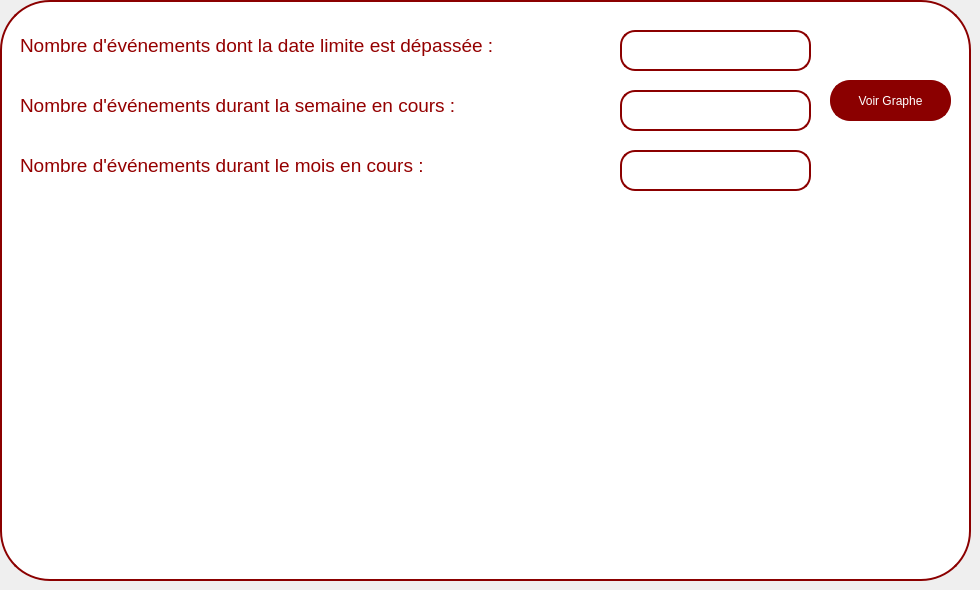
       <widget class="QWidget" name="page_3">
        <widget class="QPushButton" name="retourevents1_2">
         <property name="geometry">
          <rect>
           <x>830</x>
           <y>80</y>
           <width>121</width>
           <height>41</height>
          </rect>
         </property>
         <property name="styleSheet">
          <string notr="true">
QPushButton {
    background-color: darkred;
    color: white;
    border: 2px solid darkred;
    border-radius: 20px; 
    padding: 10px; 
}

QPushButton:hover {
    background-color: red; 
}

QLineEdit {
    border: 2px solid darkred;
    border-radius: 15px; 
    padding: 5px; 
    color: white;
}

QLineEdit:focus {
    border: 2px solid darkred;
    border-radius: 15px; 
    padding: 5px; 
    color: white;
}
</string>
         </property>
         <property name="text">
          <string>Voir Graphe</string>
         </property>
        </widget>
        <widget class="QPushButton" name="pushButton_43">
         <property name="geometry">
          <rect>
           <x>0</x>
           <y>0</y>
           <width>971</width>
           <height>581</height>
          </rect>
         </property>
         <property name="styleSheet">
          <string notr="true">QPushButton {
    background-color: white;
    color: darkred;
    border: 2px solid darkred;
    border-radius: 50px;
    padding: 10px;
}</string>
         </property>
         <property name="text">
          <string/>
         </property>
        </widget>
        <widget class="QLabel" name="label_33">
         <property name="geometry">
          <rect>
           <x>20</x>
           <y>30</y>
           <width>591</width>
           <height>31</height>
          </rect>
         </property>
         <property name="font">
          <font>
           <pointsize>14</pointsize>
          </font>
         </property>
         <property name="styleSheet">
          <string notr="true">color: rgb(148, 0, 0);</string>
         </property>
         <property name="text">
          <string>Nombre d'événements dont la date limite est dépassée :</string>
         </property>
        </widget>
        <widget class="QLineEdit" name="lineEdit_20">
         <property name="geometry">
          <rect>
           <x>620</x>
           <y>30</y>
           <width>191</width>
           <height>41</height>
          </rect>
         </property>
         <property name="styleSheet">
          <string notr="true">QLineEdit {
    border: 2px solid darkred;
    border-radius: 15px; /* Make it larger for a circular shape */
    padding: 5px; /* Adjust as needed */
    color: grey;
}

QLineEdit:focus {
    border: 2px solid darkred;
    border-radius: 15px; /* Make it larger for a circular shape */
    padding: 5px; /* Adjust as needed */
    color: grey;
}</string>
         </property>
         <property name="text">
          <string/>
         </property>
         <property name="readOnly">
          <bool>true</bool>
         </property>
        </widget>
        <widget class="QLabel" name="label_32">
         <property name="geometry">
          <rect>
           <x>20</x>
           <y>90</y>
           <width>551</width>
           <height>31</height>
          </rect>
         </property>
         <property name="font">
          <font>
           <pointsize>14</pointsize>
          </font>
         </property>
         <property name="styleSheet">
          <string notr="true">color: rgb(148, 0, 0);</string>
         </property>
         <property name="text">
          <string>Nombre d'événements durant la semaine en cours :</string>
         </property>
        </widget>
        <widget class="QLineEdit" name="lineEdit_19">
         <property name="geometry">
          <rect>
           <x>620</x>
           <y>90</y>
           <width>191</width>
           <height>41</height>
          </rect>
         </property>
         <property name="styleSheet">
          <string notr="true">QLineEdit {
    border: 2px solid darkred;
    border-radius: 15px; /* Make it larger for a circular shape */
    padding: 5px; /* Adjust as needed */
    color: grey;
}

QLineEdit:focus {
    border: 2px solid darkred;
    border-radius: 15px; /* Make it larger for a circular shape */
    padding: 5px; /* Adjust as needed */
    color: grey;
}</string>
         </property>
         <property name="text">
          <string/>
         </property>
         <property name="readOnly">
          <bool>true</bool>
         </property>
        </widget>
        <widget class="QLineEdit" name="lineEdit_21">
         <property name="geometry">
          <rect>
           <x>620</x>
           <y>150</y>
           <width>191</width>
           <height>41</height>
          </rect>
         </property>
         <property name="styleSheet">
          <string notr="true">QLineEdit {
    border: 2px solid darkred;
    border-radius: 15px; /* Make it larger for a circular shape */
    padding: 5px; /* Adjust as needed */
    color: grey;
}

QLineEdit:focus {
    border: 2px solid darkred;
    border-radius: 15px; /* Make it larger for a circular shape */
    padding: 5px; /* Adjust as needed */
    color: grey;
}</string>
         </property>
         <property name="text">
          <string/>
         </property>
         <property name="readOnly">
          <bool>true</bool>
         </property>
        </widget>
        <widget class="QLabel" name="label_35">
         <property name="geometry">
          <rect>
           <x>20</x>
           <y>150</y>
           <width>541</width>
           <height>31</height>
          </rect>
         </property>
         <property name="font">
          <font>
           <pointsize>14</pointsize>
          </font>
         </property>
         <property name="styleSheet">
          <string notr="true">color: rgb(148, 0, 0);</string>
         </property>
         <property name="text">
          <string>Nombre d'événements durant le mois en cours :</string>
         </property>
        </widget>
        <widget class="QWidget" name="statspie" native="true">
         <property name="geometry">
          <rect>
           <x>20</x>
           <y>200</y>
           <width>931</width>
           <height>361</height>
          </rect>
         </property>
        </widget>
        <zorder>pushButton_43</zorder>
        <zorder>retourevents1_2</zorder>
        <zorder>label_33</zorder>
        <zorder>lineEdit_20</zorder>
        <zorder>label_32</zorder>
        <zorder>lineEdit_19</zorder>
        <zorder>lineEdit_21</zorder>
        <zorder>label_35</zorder>
        <zorder>statspie</zorder>
       </widget>
